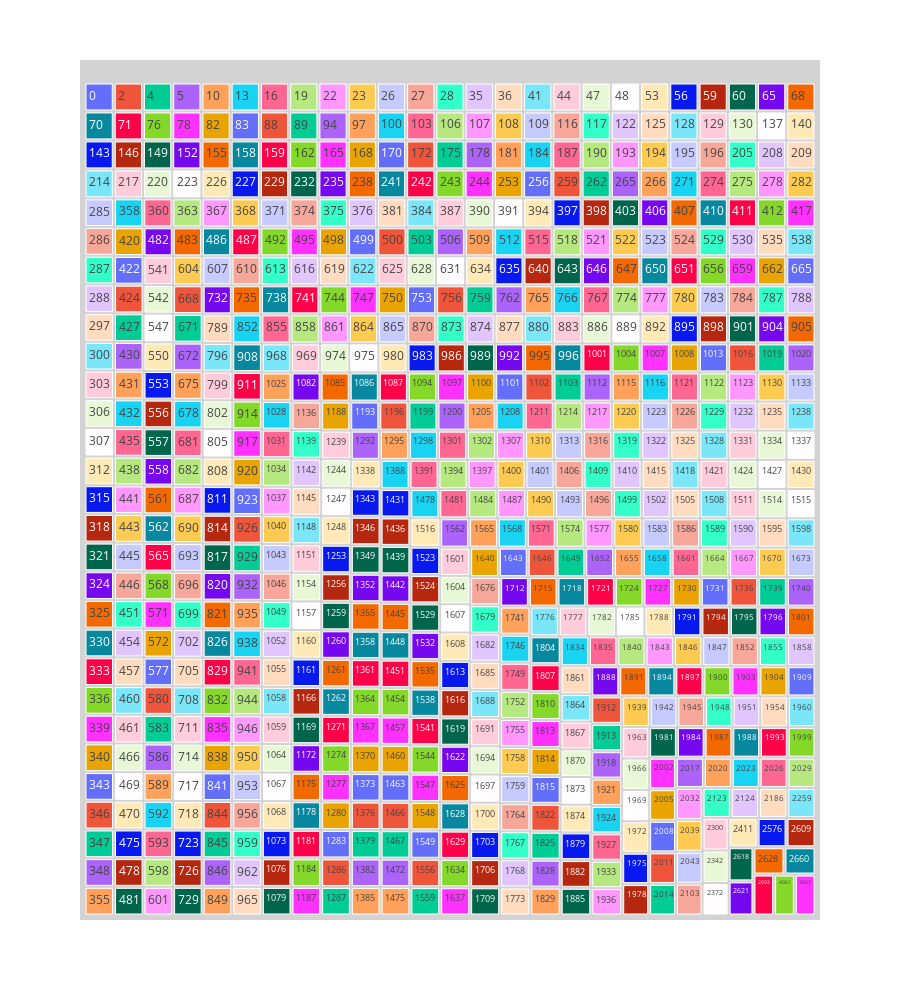

Notebook source saved alongside this figure:
### Code cell
import plotly.express as px
fig = px.treemap(df_materias,path=[df_materias.index],height=1000)
fig.update_traces(root_color="lightgrey")
fig.show()

### Figure 1 — Plotly figure (JSON) as saved in the notebook; plotly's stock layout.template omitted (floating-point values rounded to 4 significant figures; data arrays with more than 128 entries replaced by an {"elided": "..."} marker saying what was removed)
{"data": [{"branchvalues": "total", "domain": {"x": [0, 1], "y": [0, 1]}, "hovertemplate": "labels=%{label}<br>count=%{value}<br>parent=%{parent}<br>id=%{id}<extra></extra>", "ids": {"elided": "719 str values"}, "labels": {"elided": "719 str values"}, "name": "", "parents": {"elided": "719 str values"}, "root": {"color": "lightgrey"}, "type": "treemap", "values": {"elided": "719 int values"}}], "layout": {"height": 1000, "legend": {"tracegroupgap": 0}, "margin": {"t": 60}}}
